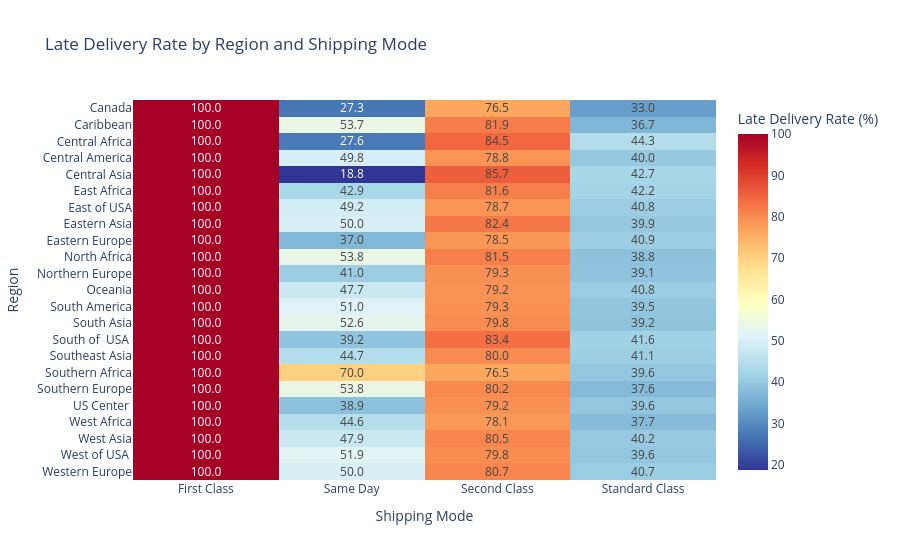

The cell this chart's notebook holds for it:
### Code cell
heatmap_data = mode_region_analysis.pivot(
    index="Region",
    columns="Shipping_Mode",
    values="Late Delivery Rate (%)"
)

fig = px.imshow(
    heatmap_data,
    text_auto=".1f",
    aspect="auto",
    color_continuous_scale="RdYlBu_r",
    title="Late Delivery Rate by Region and Shipping Mode",
    labels={
        "x": "Shipping Mode",
        "y": "Region",
        "color": "Late Delivery Rate (%)"
    }
)

fig.update_layout(
    template="plotly_white",
    xaxis_title="Shipping Mode",
    yaxis_title="Region"
)

fig.show()

### Figure 1 — Plotly figure (JSON) as saved in the notebook; plotly's stock layout.template omitted (floating-point values rounded to 4 significant figures)
{"data": [{"coloraxis": "coloraxis", "hovertemplate": "Shipping Mode: %{x}<br>Region: %{y}<br>Late Delivery Rate (%): %{z}<extra></extra>", "name": "0", "texttemplate": "%{z:.1f}", "type": "heatmap", "x": ["First Class", "Same Day", "Second Class", "Standard Class"], "xaxis": "x", "y": ["Canada", "Caribbean", "Central Africa", "Central America", "Central Asia", "East Africa", "East of USA", "Eastern Asia", "Eastern Europe", "North Africa", "Northern Europe", "Oceania", "South America", "South Asia", "South of  USA ", "Southeast Asia", "Southern Africa", "Southern Europe", "US Center ", "West Africa", "West Asia", "West of USA ", "Western Europe"], "yaxis": "y", "z": [[100.0, 27.27, 76.47, 32.95], [100.0, 53.74, 81.87, 36.72], [100.0, 27.59, 84.54, 44.34], [100.0, 49.79, 78.78, 40.05], [100.0, 18.75, 85.71, 42.72], [100.0, 42.86, 81.58, 42.2], [100.0, 49.24, 78.69, 40.84], [100.0, 50.0, 82.41, 39.89], [100.0, 37.04, 78.52, 40.87], [100.0, 53.85, 81.54, 38.81], [100.0, 41.0, 79.33, 39.13], [100.0, 47.74, 79.15, 40.78], [100.0, 50.99, 79.31, 39.48], [100.0, 52.63, 79.75, 39.19], [100.0, 39.24, 83.39, 41.59], [100.0, 44.67, 79.95, 41.11], [100.0, 70.0, 76.47, 39.59], [100.0, 53.81, 80.19, 37.56], [100.0, 38.89, 79.2, 39.61], [100.0, 44.59, 78.07, 37.65], [100.0, 47.92, 80.51, 40.25], [100.0, 51.85, 79.76, 39.64], [100.0, 50.0, 80.69, 40.66]]}], "layout": {"coloraxis": {"autocolorscale": false, "colorbar": {"title": {"text": "Late Delivery Rate (%)"}}, "colorscale": [[0, "rgb(49,54,149)"], [0.1, "rgb(69,117,180)"], [0.2, "rgb(116,173,209)"], [0.3, "rgb(171,217,233)"], [0.4, "rgb(224,243,248)"], [0.5, "rgb(255,255,191)"], [0.6, "rgb(254,224,144)"], [0.7, "rgb(253,174,97)"], [0.8, "rgb(244,109,67)"], [0.9, "rgb(215,48,39)"], [1, "rgb(165,0,38)"]]}, "title": {"text": "Late Delivery Rate by Region and Shipping Mode"}, "xaxis": {"anchor": "y", "domain": [0, 1], "title": {"text": "Shipping Mode"}}, "yaxis": {"anchor": "x", "autorange": "reversed", "domain": [0, 1], "title": {"text": "Region"}}}}
